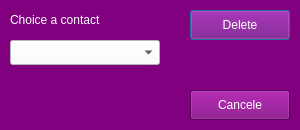
<?xml version="1.0" encoding="UTF-8"?>
<ui version="4.0">
 <class>Dialog</class>
 <widget class="QDialog" name="Dialog">
  <property name="geometry">
   <rect>
    <x>0</x>
    <y>0</y>
    <width>300</width>
    <height>130</height>
   </rect>
  </property>
  <property name="minimumSize">
   <size>
    <width>300</width>
    <height>130</height>
   </size>
  </property>
  <property name="maximumSize">
   <size>
    <width>300</width>
    <height>130</height>
   </size>
  </property>
  <property name="baseSize">
   <size>
    <width>0</width>
    <height>0</height>
   </size>
  </property>
  <property name="windowTitle">
   <string>Dialog</string>
  </property>
  <property name="styleSheet">
   <string notr="true">background-color: purple;
color: white;
font: 63 12pt &quot;Lucida Sans&quot;;</string>
  </property>
  <widget class="QLabel" name="lbl_del">
   <property name="geometry">
    <rect>
     <x>10</x>
     <y>10</y>
     <width>150</width>
     <height>20</height>
    </rect>
   </property>
   <property name="text">
    <string>Choice a contact</string>
   </property>
  </widget>
  <widget class="QComboBox" name="comboBox">
   <property name="geometry">
    <rect>
     <x>10</x>
     <y>40</y>
     <width>150</width>
     <height>25</height>
    </rect>
   </property>
   <property name="styleSheet">
    <string notr="true">background-color: white;
color: black;</string>
   </property>
  </widget>
  <widget class="QPushButton" name="btn_del">
   <property name="geometry">
    <rect>
     <x>190</x>
     <y>10</y>
     <width>100</width>
     <height>30</height>
    </rect>
   </property>
   <property name="text">
    <string>Delete</string>
   </property>
  </widget>
  <widget class="QPushButton" name="btn_cancel">
   <property name="geometry">
    <rect>
     <x>190</x>
     <y>90</y>
     <width>100</width>
     <height>30</height>
    </rect>
   </property>
   <property name="text">
    <string>Cancele</string>
   </property>
  </widget>
 </widget>
 <resources/>
 <connections/>
</ui>
